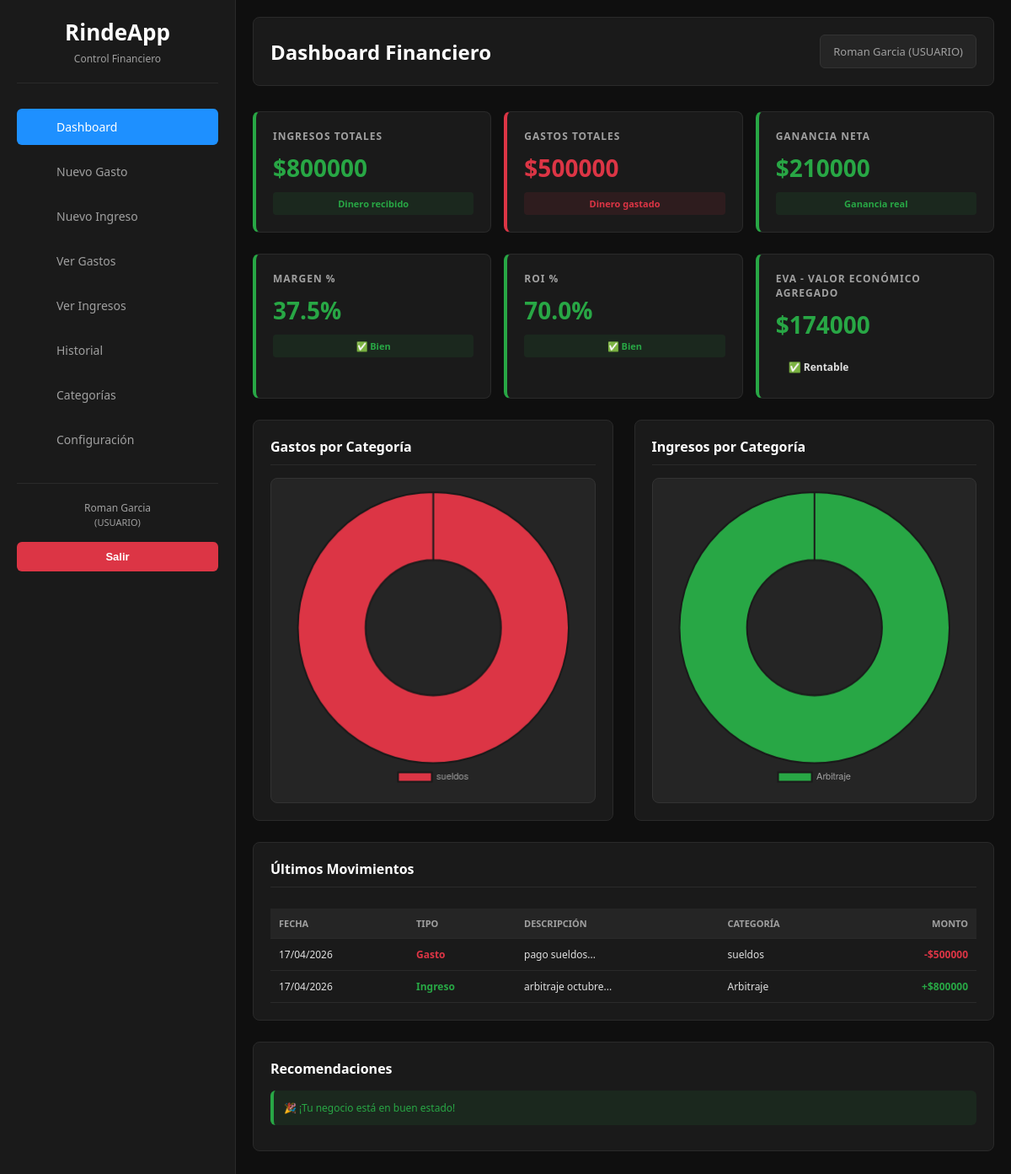
Screenshot of /dashboard (signed in) with the database file from the repository.
### models.py (models this page shows, shortened)
class Empresa(db.Model):
    __tablename__ = 'empresa'
    id = db.Column(db.Integer, primary_key=True)
    nombre = db.Column(db.String(150), nullable=False)
    ruc = db.Column(db.String(20))
    direccion = db.Column(db.String(200))
    telefono = db.Column(db.String(20))
    email = db.Column(db.String(120))
    descripcion = db.Column(db.Text)
    fecha_creacion = db.Column(db.DateTime, default=datetime.utcnow)
    tasa_costo_capital = db.Column(db.Float, default=10.0)
    capital_invertido = db.Column(db.Float, default=0)
    tasa_impuestos = db.Column(db.Float, default=0.30)  # AGREGAR ESTA LÍNEA

class Usuario(UserMixin, db.Model):
    __tablename__ = 'usuario'
    id = db.Column(db.Integer, primary_key=True)
    nombre = db.Column(db.String(100), nullable=False)
    email = db.Column(db.String(120), unique=True, nullable=False)
    password = db.Column(db.String(200), nullable=False)  # <-- ESTA LÍNEA
    rol = db.Column(db.String(20), default='usuario')
    empresa_id = db.Column(db.Integer, db.ForeignKey('empresa.id'), nullable=False)
    activo = db.Column(db.Boolean, default=True)
    fecha_creacion = db.Column(db.DateTime, default=datetime.utcnow)
    verificado = db.Column(db.Boolean, default=False)
    codigo_verificacion = db.Column(db.String(10))
    codigo_reset = db.Column(db.String(10))
    empresa = db.relationship('Empresa', backref='usuarios')
    gastos = db.relationship('Gasto', backref='usuario', lazy=True, cascade='all, delete-orphan')
    ingresos = db.relationship('Ingreso', backref='usuario', lazy=True, cascade='all, delete-orphan')
    categorias = db.relationship('Categoria', backref='usuario', lazy=True, cascade='all, delete-orphan')

class Gasto(db.Model):
    __tablename__ = 'gasto'
    id = db.Column(db.Integer, primary_key=True)
    descripcion = db.Column(db.String(200), nullable=False)
    monto = db.Column(db.Float, nullable=False)
    fecha = db.Column(db.Date, nullable=False)
    usuario_id = db.Column(db.Integer, db.ForeignKey('usuario.id'), nullable=False)
    categoria_id = db.Column(db.Integer, db.ForeignKey('categoria.id'))
    fecha_creacion = db.Column(db.DateTime, default=datetime.utcnow)
    categoria = db.relationship('Categoria', backref='gastos')

class Categoria(db.Model):
    __tablename__ = 'categoria'
    id = db.Column(db.Integer, primary_key=True)
    nombre = db.Column(db.String(100), nullable=False)
    tipo = db.Column(db.String(20), nullable=False)  # 'gasto' o 'ingreso'
    usuario_id = db.Column(db.Integer, db.ForeignKey('usuario.id'), nullable=False)
    fecha_creacion = db.Column(db.DateTime, default=datetime.utcnow)

class Ingreso(db.Model):
    __tablename__ = 'ingreso'
    id = db.Column(db.Integer, primary_key=True)
    descripcion = db.Column(db.String(200), nullable=False)
    monto = db.Column(db.Float, nullable=False)
    fecha = db.Column(db.Date, nullable=False)
    usuario_id = db.Column(db.Integer, db.ForeignKey('usuario.id'), nullable=False)
    categoria_id = db.Column(db.Integer, db.ForeignKey('categoria.id'))
    fecha_creacion = db.Column(db.DateTime, default=datetime.utcnow)
    categoria = db.relationship('Categoria', backref='ingresos')

### app.py (the view)
@app.route('/dashboard')
@login_required
def dashboard():
    gastos = Gasto.query.filter_by(usuario_id=current_user.id).all()
    ingresos = Ingreso.query.filter_by(usuario_id=current_user.id).all()
    config = current_user.empresa
    total_gastos = sum(g.monto for g in gastos)
    total_ingresos = sum(i.monto for i in ingresos)
    analisis = generar_analisis_completo(total_ingresos, total_gastos, config)
    gastos_cat = gastos_por_categoria(gastos)
    ingresos_cat = ingresos_por_categoria(ingresos)
    gastos_recientes = Gasto.query.filter_by(usuario_id=current_user.id).order_by(Gasto.fecha.desc()).limit(10).all()
    ingresos_recientes = Ingreso.query.filter_by(usuario_id=current_user.id).order_by(Ingreso.fecha.desc()).limit(10).all()
    return render_template('dashboard.html',
                         current_user=current_user,
                         usuario=current_user,
                         analisis=analisis,
                         gastos_cat=gastos_cat,
                         ingresos_cat=ingresos_cat,
                         gastos_recientes=gastos_recientes,
                         ingresos_recientes=ingresos_recientes)

### templates/dashboard.html (shortened to what this page needs)
<!DOCTYPE html>
<html>
<head>
</head>
<body>
    <div class="sidebar" id="sidebar">
        <div class="sidebar-header">
            <h2>{{ current_user.empresa.nombre }}</h2>
            <p>Control Financiero</p>
        </div>
        <ul class="sidebar-menu">
            <li><a href="{{ url_for('dashboard') }}" class="active"> Dashboard</a></li>
            <li><a href="{{ url_for('nuevo_gasto') }}"> Nuevo Gasto</a></li>
            <li><a href="{{ url_for('nuevo_ingreso') }}"> Nuevo Ingreso</a></li>
            <li><a href="{{ url_for('listar_gastos') }}"> Ver Gastos</a></li>
            <li><a href="{{ url_for('listar_ingresos') }}"> Ver Ingresos</a></li>
            <li><a href="{{ url_for('ver_historial') }}"> Historial</a></li>
            <li><a href="{{ url_for('listar_categorias') }}">Categorías</a></li>
            <li><a href="{{ url_for('config_eva') }}"> Configuración</a></li>
        </ul>
        <div class="sidebar-footer">
            <div class="user-section">
                {{ usuario.nombre }}<br>
                <span style="font-size: 11px;">({{ usuario.rol.upper() }})</span>
            </div>
            <form method="GET" action="{{ url_for('logout') }}">
                <button type="submit">Salir</button>
            </form>
        </div>
    </div>
    <div class="main-content" id="mainContent">
        <div class="top-bar">
            <div>
                <h1>Dashboard Financiero</h1>
            </div>
            <div class="user-info">
                {{ usuario.nombre }} ({{ usuario.rol.upper() }})
            </div>
        </div>
        <div class="cards-grid">
            <div class="card excelente">
                <h3>Ingresos Totales</h3>
                <div class="value">${{ "%.0f"|format(analisis.ingresos) }}</div>
                <div class="status">Dinero recibido</div>
            </div>
            <div class="card malo">
                <h3>Gastos Totales</h3>
                <div class="value">${{ "%.0f"|format(analisis.gastos) }}</div>
                <div class="status">Dinero gastado</div>
            </div>
            <div class="card {% if analisis.utilidad_neta > 0 %}excelente{% else %}malo{% endif %}">
                <h3>Ganancia Neta</h3>
                <div class="value">${{ "%.0f"|format(analisis.utilidad_neta) }}</div>
                <div class="status">Ganancia real</div>
            </div>
        </div>
        <div class="cards-grid">
            <div class="card {% if analisis.margen_estado[0] == 'excelente' %}excelente{% else %}malo{% endif %}">
                <h3>Margen %</h3>
                <div class="value">{{ "%.1f"|format(analisis.margen_ganancia) }}%</div>
                <div class="status">{{ analisis.margen_estado[1] }}</div>
            </div>
            <div class="card {% if analisis.roi >= 15 %}excelente{% else %}malo{% endif %}">
                <h3>ROI %</h3>
                <div class="value">{{ "%.1f"|format(analisis.roi) }}%</div>
                <div class="status">{{ analisis.roi_estado[1] }}</div>
            </div>
            <div class="card {% if analisis.eva > 0 %}excelente{% else %}malo{% endif %}">
                <h3>EVA - Valor Económico Agregado</h3>
                <div class="value">${{ "%.0f"|format(analisis.eva) }}</div>
                <div class="eva-status" style="margin-top: 5px;">{{ analisis.eva_estado[1] }}</div>
            </div>
        </div>
        <div class="content-container">
            <div class="seccion">
                <h2>Gastos por Categoría</h2>
                <div class="grafico-container">
                    <canvas id="chartGastos"></canvas>
                </div>
            </div>
            <div class="seccion">
                <h2>Ingresos por Categoría</h2>
                <div class="grafico-container">
                    <canvas id="chartIngresos"></canvas>
                </div>
            </div>
        </div>
        <div class="seccion" style="margin-bottom: 25px;">
            <h2>Últimos Movimientos</h2>
            <div class="tabla-movimientos">
                {% if gastos_recientes or ingresos_recientes %}
                    <table>
                        <tr>
                            <th>Fecha</th>
                            <th>Tipo</th>
                            <th>Descripción</th>
                            <th>Categoría</th>
                            <th style="text-align: right;">Monto</th>
                        </tr>
                        {% for gasto in gastos_recientes[:5] %}
                            <tr>
                                <td>{{ gasto.fecha.strftime('%d/%m/%Y') }}</td>
                                <td><span style="color: #dc3545; font-weight: 600;">Gasto</span></td>
                                <td>{{ gasto.descripcion[:20] }}...</td>
                                <td>{{ gasto.categoria.nombre if gasto.categoria else '-' }}</td>
                                <td style="text-align: right;"><span class="monto-negativo">-${{ "%.0f"|format(gasto.monto) }}</span></td>
                            </tr>
                        {% endfor %}
                        {% for ingreso in ingresos_recientes[:5] %}
                            <tr>
                                <td>{{ ingreso.fecha.strftime('%d/%m/%Y') }}</td>
                                <td><span style="color: #28a745; font-weight: 600;">Ingreso</span></td>
                                <td>{{ ingreso.descripcion[:20] }}...</td>
                                <td>{{ ingreso.categoria.nombre if ingreso.categoria else '-' }}</td>
                                <td style="text-align: right;"><span class="monto-positivo">+${{ "%.0f"|format(ingreso.monto) }}</span></td>
                            </tr>
                        {% endfor %}
                    </table>
                {% else %}
                    <div class="empty-state">
                        <p>No hay movimientos registrados aún</p>
                    </div>
                {% endif %}
            </div>
        </div>
        {% if analisis.recomendaciones %}
        <div class="recomendaciones">
            <h2>Recomendaciones</h2>
            {% for rec in analisis.recomendaciones %}
                <div class="recomendacion {{ rec.tipo }}">
                    {{ rec.mensaje }}
                </div>
            {% endfor %}
        </div>
        {% endif %}
    </div>
    <script>
        const menuToggle = document.getElementById('menuToggle');
        const sidebar = document.getElementById('sidebar');
        menuToggle.addEventListener('click', function() {
            sidebar.classList.toggle('active');
        });
        document.querySelectorAll('.sidebar-menu a').forEach(link => {
            link.addEventListener('click', function() {
                if (window.innerWidth <= 768) {
                    sidebar.classList.remove('active');
                }
            });
        });
        // GRÁFICOS
        const gastosLabels = {{ (gastos_cat.keys() | list) | tojson }};
        const gastosValues = {{ (gastos_cat.values() | list) | tojson }};
        const gastosData = {
            labels: gastosLabels,
            datasets: [{
                label: 'Gastos ($)',
                data: gastosValues,
                backgroundColor: ['#dc3545', '#fd7e14', '#ffc107', '#6c757d', '#20c997', '#17a2b8'],
                borderColor: '#1a1a1a',
                borderWidth: 2
            }]
        };
        const ctxGastos = document.getElementById('chartGastos').getContext('2d');
        new Chart(ctxGastos, {
            type: 'doughnut',
            data: gastosData,
            options: {
                responsive: true,
                plugins: {
                    legend: { position: 'bottom', labels: { font: { size: 11 }, color: '#a0a0a0' } }
                }
            }
        });
        const ingresosLabels = {{ (ingresos_cat.keys() | list) | tojson }};
        const ingresosValues = {{ (ingresos_cat.values() | list) | tojson }};
        const ingresosData = {
            labels: ingresosLabels,
            datasets: [{
                label: 'Ingresos ($)',
                data: ingresosValues,
                backgroundColor: ['#28a745', '#20c997', '#17a2b8', '#007bff', '#0066cc', '#6f42c1'],
                borderColor: '#1a1a1a',
                borderWidth: 2
            }]
        };
        const ctxIngresos = document.getElementById('chartIngresos').getContext('2d');
        new Chart(ctxIngresos, {
            type: 'doughnut',
            data: ingresosData,
            options: {
                responsive: true,
                plugins: {
                    legend: { position: 'bottom', labels: { font: { size: 11 }, color: '#a0a0a0' } }
                }
            }
        });
    </script>
</body>
</html>

### rows the page displays
Empresa: empresa.nombre "RindeApp"
Usuario: nombre "Roman Garcia", rol "USUARIO"
Gasto: fecha "17/04/2026", descripcion "pago sueldos", categoria "sueldos", monto "500000"
Ingreso: fecha "17/04/2026", descripcion "arbitraje octubre", categoria "Arbitraje", monto "800000"

### other values shown
{{ "%.0f"|format(analisis.ingresos) }} "800000"
{{ "%.0f"|format(analisis.gastos) }} "500000"
{{ "%.0f"|format(analisis.utilidad_neta) }} "210000"
{{ "%.1f"|format(analisis.margen_ganancia) }} "37.5"
{{ analisis.margen_estado[1] }} "✅ Bien"
{{ "%.1f"|format(analisis.roi) }} "70.0"
{{ analisis.roi_estado[1] }} "✅ Bien"
{{ "%.0f"|format(analisis.eva) }} "174000"
{{ analisis.eva_estado[1] }} "✅ Rentable"
{{ rec.mensaje }} "🎉 ¡Tu negocio está en buen estado!"
chart data {{ (gastos_cat.keys() | list) | tojson }} ["sueldos"]
chart data {{ (ingresos_cat.keys() | list) | tojson }} ["Arbitraje"]
